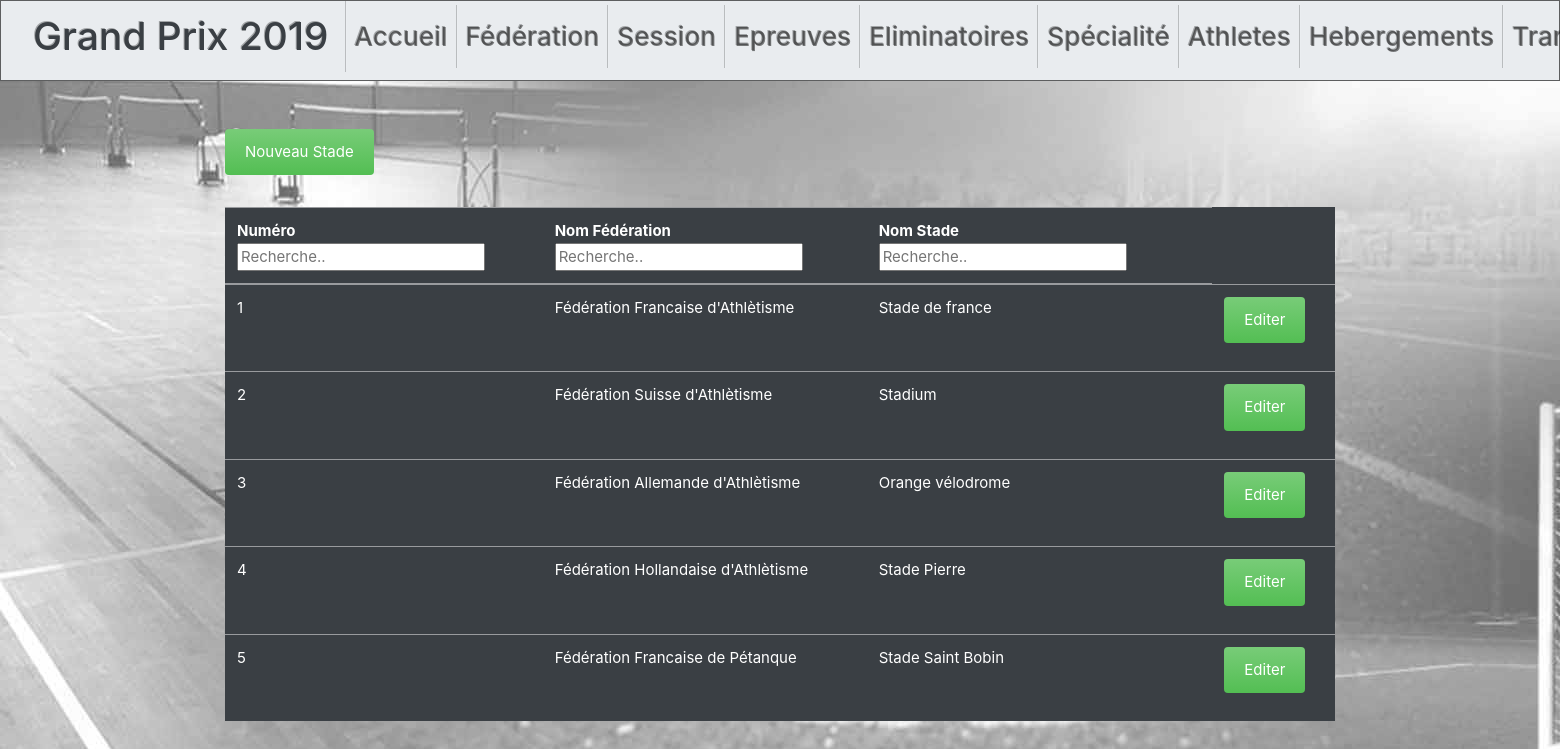
/stade.php, run on the app's committed database.
### tables this page shows
CREATE TABLE `stade` (
  `ID_STADE` int(11) NOT NULL,
  `ID_FEDERATION` int(11) NOT NULL,
  `NOM_STADE` varchar(30) NOT NULL
);

CREATE TABLE `federation` (
  `ID_FEDERATION` int(11) NOT NULL,
  `NOM_FEDE` varchar(60) NOT NULL,
  `DATE_INS_FEDE` date NOT NULL,
  `DATE_AGR_FEDE` date NOT NULL
);

### ConnStad.php (called while the page is built, shortened)
<?php
function stade() {
try {
    $conn=conn();
    $stmt = $conn->prepare("SELECT * FROM stade INNER JOIN federation ON stade.ID_FEDERATION=federation.ID_FEDERATION ORDER BY ID_STADE ASC");
    $stmt->execute();
    $stade = $stmt->fetchAll();
    return $stade;
}
    catch(PDOException $e) {
        echo "Error: " . $e->getMessage();
    }
}
?>

### stade.php (the view, shortened to what this page needs)
<!DOCTYPE html>
<?php
require_once "ConnStad.php";
$stade = stade();
?>
<html>
<head>
</head>
    <header>
    <?php include "index.php";
    ?>
    </header>
    <body>
<form action = "NewStad.php" method = "get">
 <input class="alert btn-success" type = "submit" name = "Nouveau Stad" value = "Nouveau Stade">
 </form>
<table id="myTable" class="table table-primary">
  <thead>
    <tr>
      <th scope="col">Numéro<br><input type="text" id="input_col0" onkeyup="myFunction0()" placeholder="Recherche.."></th>
      <th scope="col">Nom Fédération<br><input type="text" id="input_col1" onkeyup="myFunction1()" placeholder="Recherche.."></th>
      <th scope="col">Nom Stade<br><input type="text" id="input_col2" onkeyup="myFunction2()" placeholder="Recherche.."></th>
      <th scope="col"></th>
      </tr>
  <?php
    for($i=0; $i<sizeof($stade); $i++){
?>
    <tr>
    <td><?php echo $stade[$i]['ID_STADE'];?></td>
    <td><?php echo $stade[$i]['NOM_FEDE'];?></td>
    <td><?php echo $stade[$i]['NOM_STADE'];?></td>
    <td><?php echo '<td> <button type="button" class="alert btn-success"
          onclick="javascript:location.href=\'OptionStad.php?ID_STADE='.$stade[$i]["ID_STADE"].
          '&ID_FEDERATION='.$stade[$i]["ID_FEDERATION"].
          '&NOM_STADE='.$stade[$i]["NOM_STADE"].
          '\' " >Editer</button> </td>';
          ?></td>
    </tr>
<?php
}
?></thead>
</table></h1>
</body>
</html>

### data on the page
stade: ID_STADE "1", ID_FEDERATION.NOM_FEDE "Fédération Francaise d'Athlètisme", NOM_STADE "Stade de france"
stade: ID_STADE "2", ID_FEDERATION.NOM_FEDE "Fédération Suisse d'Athlètisme", NOM_STADE "Stadium"
stade: ID_STADE "3", ID_FEDERATION.NOM_FEDE "Fédération Allemande d'Athlètisme", NOM_STADE "Orange vélodrome"
stade: ID_STADE "4", ID_FEDERATION.NOM_FEDE "Fédération Hollandaise d'Athlètisme", NOM_STADE "Stade Pierre"
stade: ID_STADE "5", ID_FEDERATION.NOM_FEDE "Fédération Francaise de Pétanque", NOM_STADE "Stade Saint Bobin"
